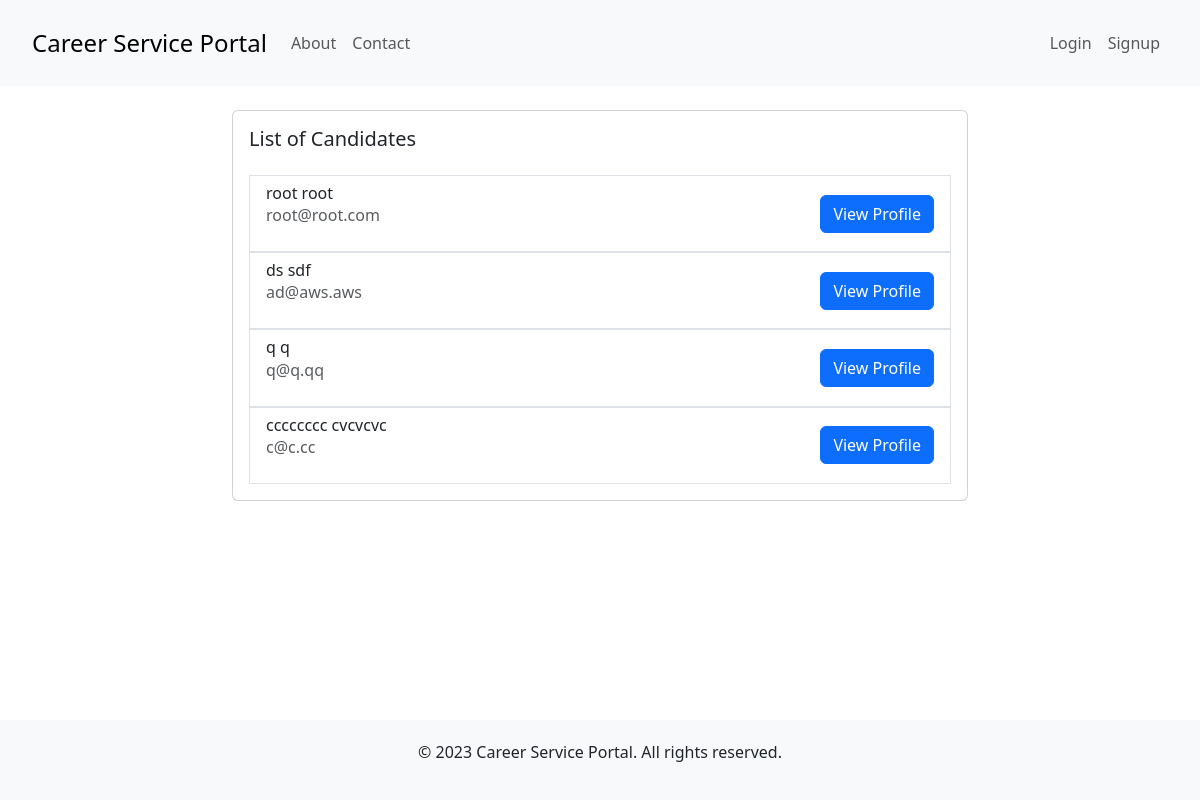
Screenshot of /employer/browseCandidatesAll/ with the database file from the repository.
### candidate/models.py (models this page shows)
class Candidate(models.Model):
    firstName = models.CharField(max_length=255)
    lastName = models.CharField(max_length=255)
    phone = models.CharField(max_length=255)
    resume = models.ForeignKey(
        Resume, on_delete=models.SET_NULL, null=True, blank=True)
    user = models.ForeignKey(User, on_delete=models.CASCADE)

### user/models.py (models this page shows, shortened)
class User(models.Model):
    email = models.EmailField(max_length=254)
    password = models.CharField(max_length=255)
    role = models.CharField(max_length=255)

### employer/views.py (the view)
# urls.py: path('browseCandidatesAll/', views.browse_candidates_all, name='browse_candidates_all'),
def browse_candidates_all(request):
    employer = check_login(request)
    candidates = Candidate.objects.all()
    context = {
        'candidates': candidates
    }
    return render(request, 'employer/browse_candidates_all.html', context)

### employer/views.py (called while the page is built, shortened)
def check_login(request):
    return None

### templates/employer/browse_candidates_all.html (shortened to what this page needs)
{% extends "shared/base.html" %}
{% block content %}
<div class="container">
  <div class="row justify-content-center">
    <div class="col-md-8">
      <div class="card mt-4">
        <div class="card-body">
          <h5 class="card-title mb-4">List of Candidates</h5>
          <ul class="list-group">
            <form method="post" action="{% url 'employer:view_employee_profile' %}">
                {% for candidate in candidates %}
                <li class="list-group-item d-flex justify-content-between align-items-center">
                <div>
                    <h6 class="mb-0">{{ candidate.firstName }} {{ candidate.lastName }}</h6>
                    <p class="text-muted">{{ candidate.user.email }}</p>
                </div>
                <button type="submit" class="btn btn-primary" name="button_id" value="{{ candidate.id }}">View Profile</button>
                </li>
                {% endfor %}
            </form>
          </ul>
        </div>
      </div>
    </div>
  </div>
</div>
{% endblock %}

### templates/shared/base.html (style rules this page uses)
html, body { height: 100%; }
body { display: flex; flex-direction: column; }
.container { flex: 1; }

### rows the page displays
Candidate: firstName "root", lastName "root", user.email "root@root.com", {{ candidate.id }} 9 (drawn)
Candidate: firstName "ds", lastName "sdf", user.email "ad@aws.aws", {{ candidate.id }} 10 (drawn)
Candidate: firstName "q", lastName "q", user.email "q@q.qq", {{ candidate.id }} 12 (drawn)
Candidate: firstName "cccccccc", lastName "cvcvcvc", user.email "c@c.cc", {{ candidate.id }} 13 (drawn)
